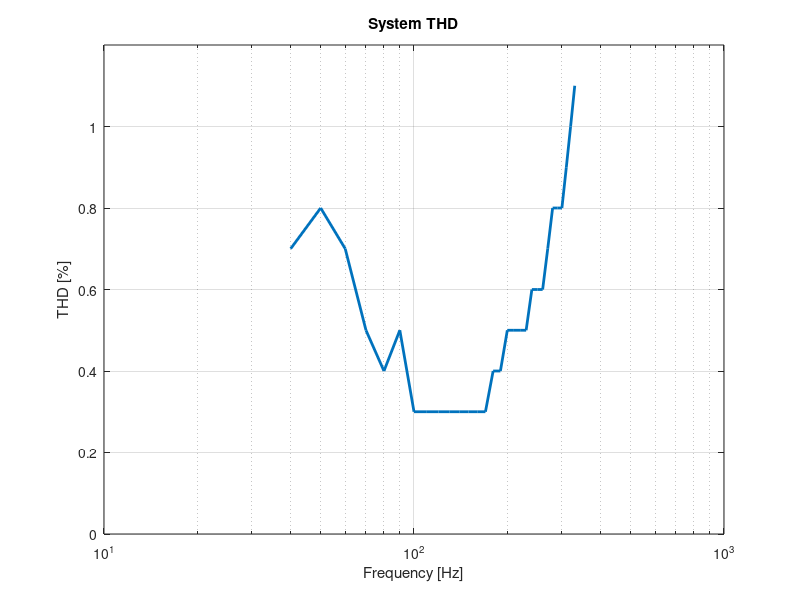

Here is the MATLAB script that generated this plot:
clear all; close all;

f = [40 50 60 70 80 90 100 110 120 130 140 150 160 170 180 190 200 210 220 230 240 250 260 270 280 290 300 310 320 330];
THD = [0.7 0.8 0.7 0.5 0.4 0.5 0.3 0.3 0.3 0.3 0.3 0.3 0.3 0.3 0.4 0.4 0.5 0.5 0.5 0.5 0.6 0.6 0.6 0.7 0.8 0.8 0.8 0.9 1 1.1];
semilogx(f, THD, 'LineWidth',2)
title("System THD")
xlabel("Frequency [Hz]")
ylabel("THD [%]")
ylim([0, 1.2])
grid on